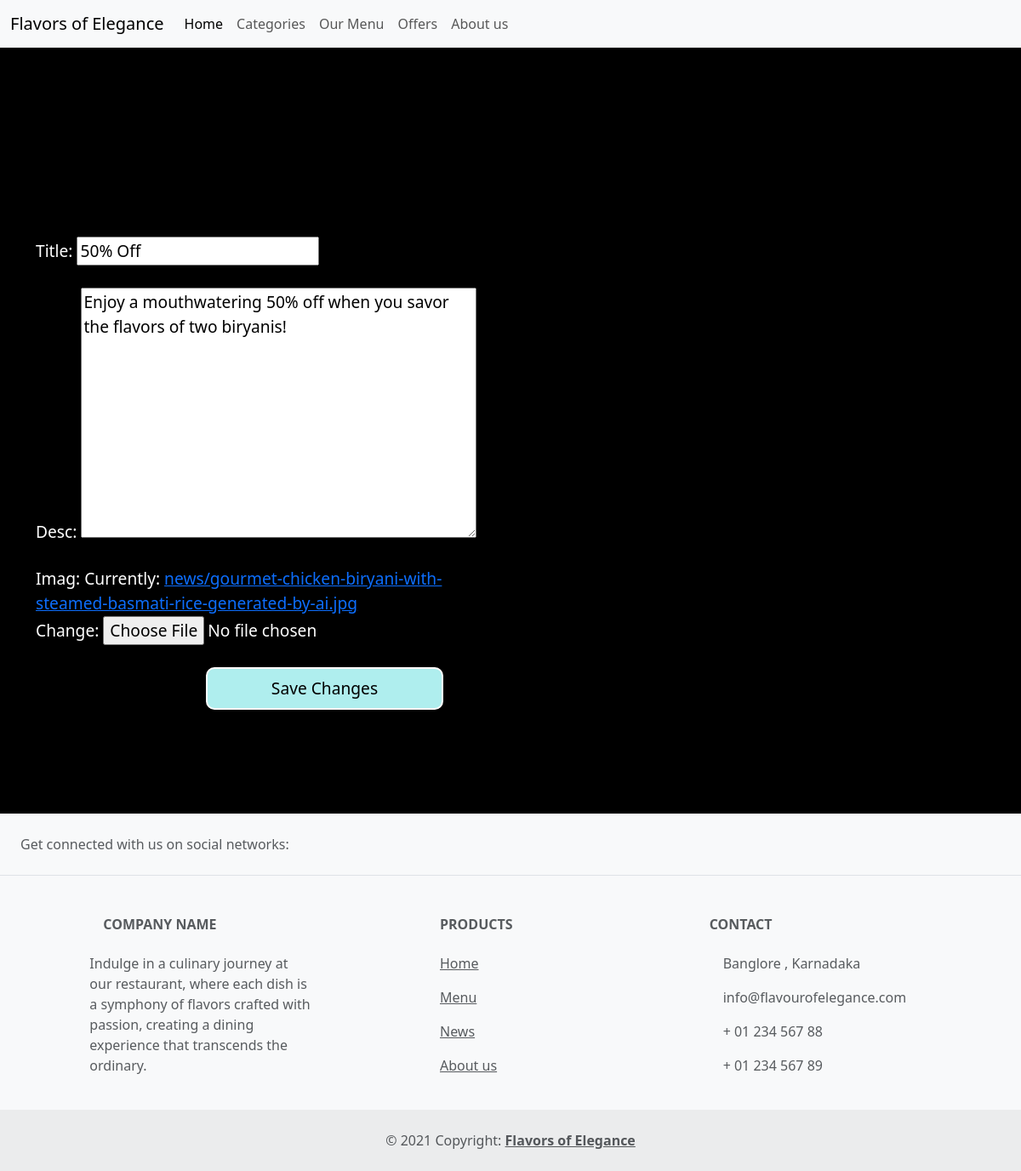
/home/edit/50% Off, run on the app's committed database.
### main/models.py (models this page shows, shortened)
class News(models.Model):
    Title= models.CharField(max_length=200,primary_key=True)
    desc = models.TextField()
    Imag = models.ImageField(upload_to='news',null=True)

### main/views.py (the view)
# urls.py: path('edit/<str:Title>',views.edit_news,name='edt'),
def edit_news(request, Title):
    nws = get_object_or_404(News, Title=Title)
    if request.method == 'POST':
        form = NewsForm(request.POST, request.FILES, instance=nws)
        if form.is_valid():
            form.save()
            return redirect('news')
    else:
        form = NewsForm(instance=nws)
    return render(request, 'editnews.html', {'form': form, 'nws': nws})

### main/forms.py
class NewsForm(forms.ModelForm):
    class Meta:
        model = News
        fields = ['Title','desc','Imag']

### templates/editnews.html (shortened to what this page needs)
{% extends "base.html" %}
{% load static %}
    {% block content %}
        <div class="nwsedt">
            <div class="container">
                <form method="post" enctype="multipart/form-data">
                    {{ form.as_p }}
                    <button class="addbtn" type="submit">Save Changes</button>
                </form>
            </div>
        </div>
    {% endblock %}

### static/css/style.css (style rules this page uses)
.container { margin-top: 100px; }
.addbtn { height: 50px; width: 50%; margin-left: 200px; background-color: paleturquoise; border: 2px solid white; border-radius: 10px; }
.nwsedt { height: 900px; width: 100%; display: flex; justify-content: center; align-items: center; background-color: black; color: white; font-size: larger; }
.nwsedt form { display: flex; flex-direction: column; width: 50%; gap: 10px; }

### data on the page
News: Title "50% Off", desc "Enjoy a mouthwatering 50% off when you savor the flavors of two biryanis!"
